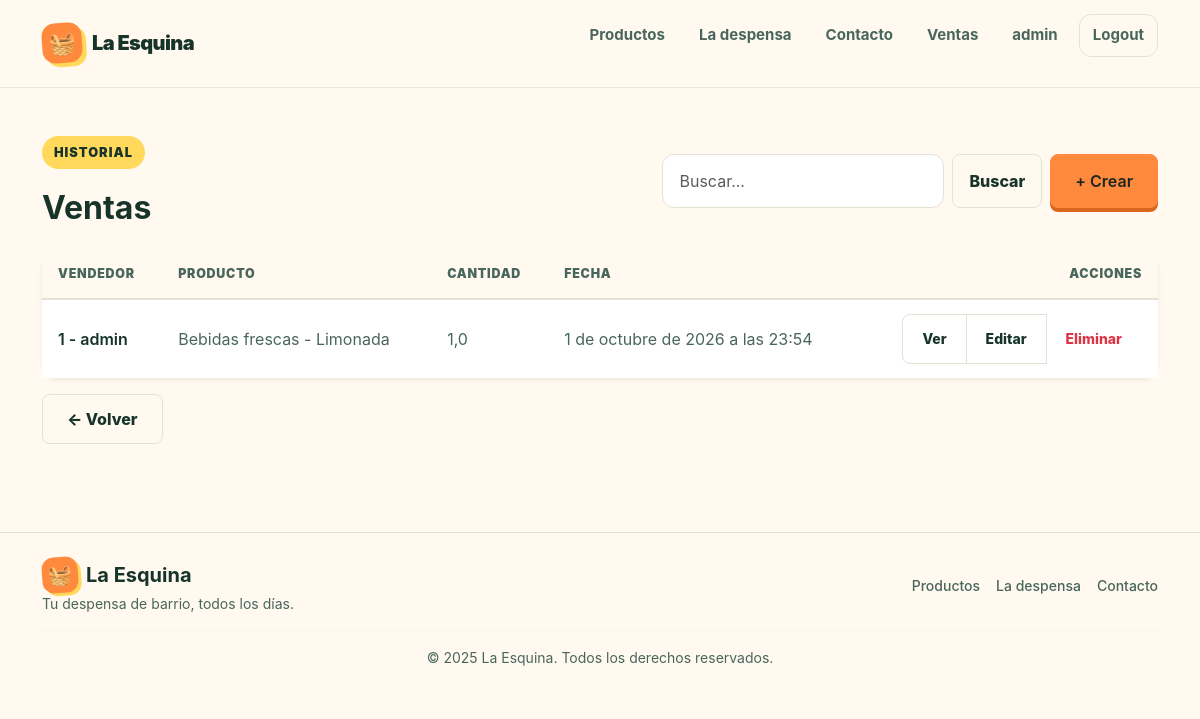
/producto/venta/list (signed in), run on an earlier commit of the app's database.
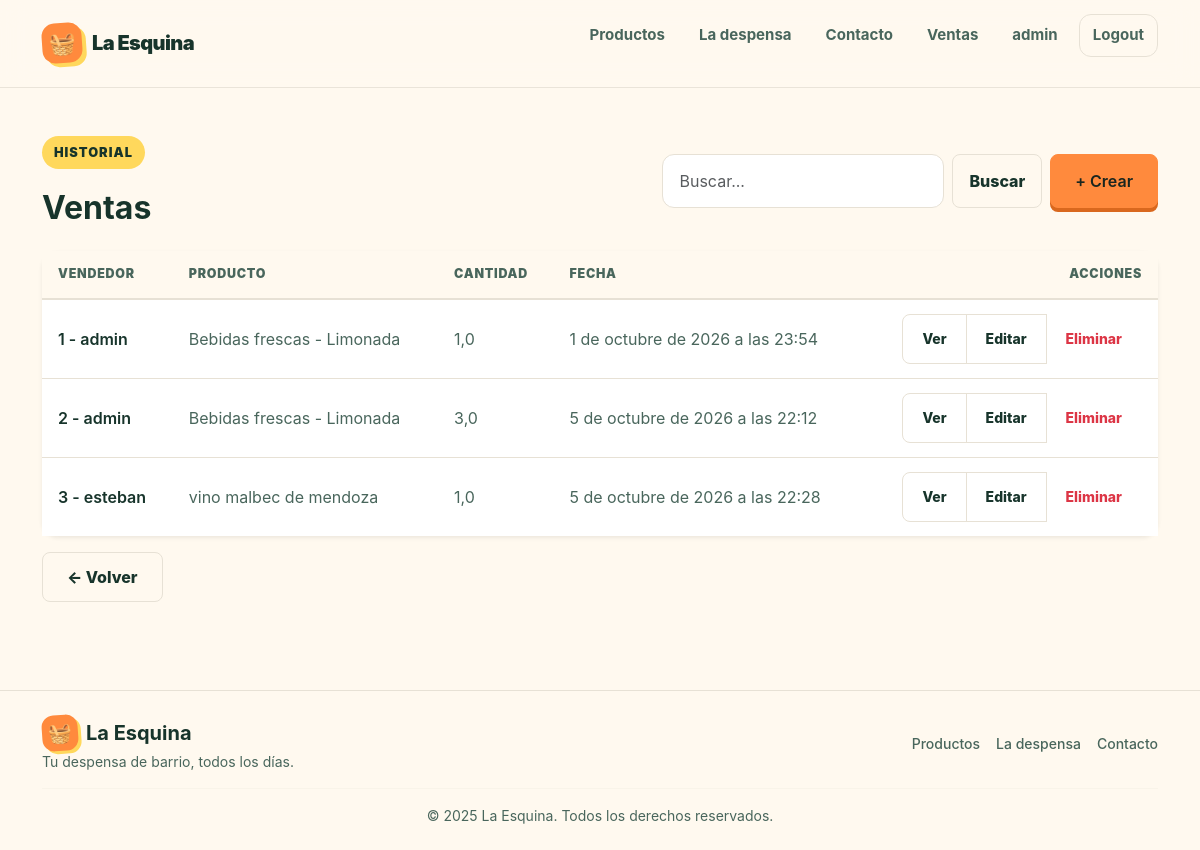
And on a later commit of the database.
### producto/models.py (models this page shows, shortened)
class Venta(models.Model):
    vendedor = models.ForeignKey(
        Vendedor, on_delete=models.CASCADE, verbose_name="Vendedor"
    )
    producto = models.ForeignKey(
        Producto, on_delete=models.CASCADE, verbose_name="Producto"
    )
    cantidad = models.FloatField(verbose_name="Cantidad")
    fecha = models.DateTimeField(auto_now_add=True, verbose_name="Fecha de la Venta")
    class Meta:
        verbose_name = "Venta"
        verbose_name_plural = "Ventas"

class Vendedor(models.Model):
    user = models.OneToOneField(User, on_delete=models.CASCADE, verbose_name="Usuario")
    telefono = models.CharField(max_length=15, blank=True, verbose_name="Teléfono")
    imagen_perfil = models.ImageField(
        upload_to="perfiles_vendedores/",
        blank=True,
        null=True,
        verbose_name="Imagen de Perfil",
    )
    class Meta:
        verbose_name = "Vendedor"
        verbose_name_plural = "Vendedores"

class Producto(models.Model):
    categoria = models.ForeignKey(
        Categoria,
        on_delete=models.SET_NULL,
        null=True,
        blank=True,
        verbose_name="categoría",
        related_name="productos",
    )
    nombre = models.CharField()
    descripcion = models.TextField(
        blank=True, db_default="", verbose_name="descripción"
    )
    precio = models.DecimalField(max_digits=10, decimal_places=2)
    stock = models.PositiveIntegerField(db_default=0)
    class Meta:
        verbose_name = "Producto"
        verbose_name_plural = "Productos"
        ordering = ("nombre",)
        indexes = [  # noqa: RUF012
            models.Index(fields=["nombre"], name="idx_producto_nombre"),
        ]
        constraints = (
            models.UniqueConstraint(
                fields=["categoria", "nombre"], name="unique_categoria_producto"
            ),
            models.CheckConstraint(
                condition=Q(precio__gte=0), name="check_precio_mayor_a_cero"
            ),
        )
    def __str__(self) -> str:
        if self.categoria:
            return f"{self.categoria} - {self.nombre}"
        return self.nombre

class Categoria(models.Model):
    nombre = models.CharField(max_length=100, unique=True)
    descripcion = models.TextField(
        blank=True, db_default="", verbose_name="descripción"
    )
    class Meta:
        verbose_name = "Categoría de Productos"
        verbose_name_plural = "Categorías de Productos"
        ordering = ("nombre",)
    def __str__(self):
        return self.nombre

### producto/views/ventas.py (the view)
# urls.py: path("venta/list", ventas.VentaList.as_view(), name="venta_list"),
class VentaList(LoginRequiredMixin, ListView):
    model = Venta
    def get_queryset(self) -> QuerySet:
        busqueda = self.request.GET.get("busqueda", "").strip()
        if busqueda:
            return Venta.objects.filter(
                Q(producto__nombre__icontains=busqueda) | Q(vendedor__user__username__icontains=busqueda)
            )
        else:
            return Venta.objects.all()

### producto/templates/producto/venta_list.html
{% extends "core/base.html" %}
{% block contenido %}
<div class="container py-5">
    <div class="d-flex flex-wrap align-items-center justify-content-between gap-3 mb-4">
        <div>
            <div class="eyebrow">Historial</div>
            <h1 class="h2 fw-bold mb-0" style="color: var(--ink);">Ventas</h1>
        </div>
        <div class="d-flex flex-wrap gap-2">
            <form method="get" class="d-flex gap-2" role="search">
                <input class="form-control" type="search" name="busqueda" placeholder="Buscar..." aria-label="Buscar" />
                <button class="btn btn-outline-secondary rounded-3 px-3" type="submit" style="border-color: var(--line); color: var(--ink);">Buscar</button>
            </form>
            <a href="{% url 'producto:venta_create' %}" class="btn btn-primary rounded-3 px-4 fw-semibold">+ Crear</a>
        </div>
    </div>
    <div class="card border-0 rounded-4 shadow-sm">
        <div class="card-body p-0">
            <div class="table-responsive">
                <table class="table table-hover align-middle mb-0 data-table">
                    <thead>
                        <tr>
                            <th scope="col">Vendedor</th>
                            <th scope="col">Producto</th>
                            <th scope="col">Cantidad</th>
                            <th scope="col">Fecha</th>
                            <th scope="col" class="text-end">Acciones</th>
                        </tr>
                    </thead>
                    <tbody>
                        {% for venta in object_list %}
                            <tr>
                                <td class="fw-semibold" style="color: var(--ink);">{{ venta.id }} - {{ venta.vendedor.user.username }}</td>
                                <td>{{ venta.producto }}</td>
                                <td>{{ venta.cantidad }}</td>
                                <td>{{ venta.fecha }}</td>
                                <td class="text-end">
                                    <div class="btn-group btn-group-sm">
                                        <a href="{% url 'producto:venta_detail' venta.id %}" class="btn btn-outline-secondary rounded-start-3" style="border-color: var(--line); color: var(--ink);">Ver</a>
                                        <a href="{% url 'producto:venta_update' venta.id %}" class="btn btn-outline-secondary" style="border-color: var(--line); color: var(--ink);">Editar</a>
                                        <a href="{% url 'producto:venta_delete' venta.id %}" class="btn btn-outline-danger rounded-end-3">Eliminar</a>
                                    </div>
                                </td>
                            </tr>
                        {% empty %}
                            <tr>
                                <td colspan="5" class="text-center py-4" style="color: var(--ink-soft);">No hay ventas registradas.</td>
                            </tr>
                        {% endfor %}
                    </tbody>
                </table>
            </div>
        </div>
    </div>
    <div class="mt-3">
        <a href="{% url 'producto:home' %}" class="btn btn-outline-secondary rounded-3 px-4" style="border-color: var(--line); color: var(--ink);">← Volver</a>
    </div>
</div>
{% endblock contenido %}

### core/templates/core/base.html (shortened to what this page needs)
{% load static %}
<!DOCTYPE html>
<html lang="es">
    <head>
        <link href="https://cdn.jsdelivr.net/npm/bootstrap@5.3.8/dist/css/bootstrap.min.css"
              rel="stylesheet"
 />
        <link rel="stylesheet" href="{% static 'core/style.css' %}" />
    </head>
    <body>
        {% include "core/components/navbar.html" %}
        {% block contenido %}
        {% endblock contenido %}
        {% include "core/components/footer.html" %}
    </body>
</html>

### core/templates/core/components/navbar.html (shortened to what this page needs)
<header class="nav-wrap">
    <div class="container">
        <nav aria-label="Navegación principal">
            <a class="brand" href="#inicio" aria-label="La Esquina, inicio">
                <span class="brand-mark">🧺</span>
                <span>La Esquina</span>
            </a>
            <ul class="nav-links">
                <li><a href="#productos">Productos</a></li>
                <li><a href="#por-que">La despensa</a></li>
                <li><a href="#contacto">Contacto</a></li>
                {% if user.is_authenticated %}
                    <li><a href="{% url 'producto:home' %}">Ventas</a></li>
                    <li><a href="#">{{ user.username }}</a></li>
                    <li>
                        <form action="{% url 'core:logout' %}" method="post">
                            <button class="nav-logout" type="submit">Logout</button>
                        </form>
                    </li>
                {% else %}
                    <li><a class="nav-login" href="{% url 'core:login' %}">Acceder</a></li>
                {% endif %}
            </ul>
        </nav>
    </div>
</header>

### core/templates/core/components/footer.html
<footer class="footer bg-light border-top py-4" style="border-color: var(--line) !important; background: var(--cream) !important;">
  <div class="container">
    <div class="row align-items-center">
      <div class="col-md-6 text-center text-md-start mb-3 mb-md-0">
        <div class="d-inline-flex align-items-center gap-2 fw-bold fs-5">
          <span class="brand-mark" style="width: 36px; height: 36px; display: grid; place-items: center; border-radius: 12px; background: var(--orange); transform: rotate(-4deg); box-shadow: 3px 3px 0 var(--yellow); font-size: 1.2rem;">🧺</span>
          <span>La Esquina</span>
        </div>
        <p class="mb-0 text-muted small" style="color: var(--ink-soft) !important;">Tu despensa de barrio, todos los días.</p>
      </div>
      <div class="col-md-6 text-center text-md-end">
        <div class="d-flex justify-content-center justify-content-md-end gap-3 flex-wrap">
          <a href="#productos" class="text-decoration-none fw-medium small" style="color: var(--ink-soft);">Productos</a>
          <a href="#por-que" class="text-decoration-none fw-medium small" style="color: var(--ink-soft);">La despensa</a>
          <a href="mailto:hola@laesquina.local" class="text-decoration-none fw-medium small" style="color: var(--ink-soft);">Contacto</a>
        </div>
      </div>
    </div>
    <hr class="my-3" style="border-color: var(--line);">
    <p class="text-center mb-0 text-muted small" style="color: var(--ink-soft) !important;">&copy; 2025 La Esquina. Todos los derechos reservados.</p>
  </div>
</footer>

### core/static/core/style.css (style rules this page uses)
:root { --ink: #17342b; --ink-soft: #49665c; --cream: #fff9ef; --paper: #ffffff; --mint: #dff4e8; --mint-strong: #1d7a58; --orange: #ff8a3d; --orange-dark: #d9681e; --yellow: #ffd85c; --pink: #ffd7df; --line: #e7e1d5; --shadow: 0 18px 45px rgba(23, 52, 43, 0.1); --radius-lg: 30px; --radius-md: 20px; --radius-sm: 14px; --max: 1180px; }
* { box-sizing: border-box; margin: 0; padding: 0; }
html { scroll-behavior: smooth; }
body { font-family: Inter, ui-sans-serif, system-ui, -apple-system, BlinkMacSystemFont, "Segoe UI", sans-serif; color: var(--ink); background: var(--cream); line-height: 1.5; }
a { color: inherit; text-decoration: none; }
button, a { -webkit-tap-highlight-color: transparent; }
.container { width: min(calc(100% - 40px), var(--max)); margin-inline: auto; }
.nav-wrap { position: sticky; top: 0; z-index: 20; padding: 14px 0; background: rgba(255, 249, 239, 0.88); backdrop-filter: blur(14px); border-bottom: 1px solid rgba(231, 225, 213, 0.85); }
nav { display: flex; align-items: center; justify-content: space-between; gap: 20px; }
.brand { display: inline-flex; align-items: center; gap: 10px; font-weight: 900; font-size: 1.25rem; letter-spacing: -0.03em; }
.brand-mark { width: 40px; height: 40px; display: grid; place-items: center; border-radius: 13px; background: var(--orange); transform: rotate(-4deg); box-shadow: 4px 4px 0 var(--yellow); font-size: 1.35rem; }
.nav-links { display: flex; align-items: center; gap: 8px; list-style: none; }
.nav-links a { display: inline-flex; align-items: center; justify-content: center; padding: 10px 13px; border-radius: 12px; color: var(--ink-soft); font-weight: 700; font-size: 0.94rem; transition: 0.2s ease; }
.nav-links form { display: inline-flex; }
.nav-logout { display: inline-flex; align-items: center; justify-content: center; padding: 9px 13px; border: 1px solid var(--line); border-radius: 12px; background: transparent; color: var(--ink-soft); font-family: inherit; font-weight: 700; font-size: 0.94rem; cursor: pointer; transition: 0.2s ease; }
.eyebrow { display: inline-flex; align-items: center; gap: 8px; padding: 7px 12px; border-radius: 999px; background: var(--yellow); font-size: 0.8rem; font-weight: 900; text-transform: uppercase; letter-spacing: 0.08em; margin-bottom: 20px; }
.btn { display: inline-flex; align-items: center; justify-content: center; min-height: 50px; padding: 12px 19px; border-radius: 15px; font-weight: 800; border: 1px solid transparent; transition: transform 0.2s ease, box-shadow 0.2s ease, background 0.2s ease; }
.btn-primary { background: var(--orange); color: #1a261f; box-shadow: 0 8px 0 #d66d29; }
footer { padding: 42px 0 30px; margin-top: 40px; border-top: 1px solid var(--line); }
.form-control, .form-select { border: 1px solid var(--line); border-radius: 12px; padding: 14px 16px; font-size: 1rem; color: var(--ink); background: var(--paper); transition: border-color 0.2s ease, box-shadow 0.2s ease; }
.btn-primary { background: var(--orange) !important; border-color: var(--orange) !important; color: #1a261f !important; box-shadow: 0 4px 0 var(--orange-dark); }
.btn-outline-secondary { border-color: var(--line) !important; color: var(--ink) !important; }
.card { border: 1px solid var(--line); box-shadow: var(--shadow); }
.footer { background: var(--cream); border-top: 1px solid var(--line); }
.data-table thead th { background: var(--cream); color: var(--ink-soft); font-size: 0.78rem; font-weight: 900; text-transform: uppercase; letter-spacing: 0.06em; border-bottom: 2px solid var(--line); padding: 14px 16px; white-space: nowrap; }
.data-table tbody td { padding: 14px 16px; color: var(--ink-soft); border-color: var(--line); }
.data-table tbody tr:last-child td { border-bottom: 0; }

What changed in the data, as far as the page shows it:
added Venta: id "2", vendedor.user.username "admin", producto "Bebidas frescas - Limonada", cantidad "3,0", fecha "5 de octubre de 2026 a las 22:12"
added Venta: id "3", vendedor.user.username "esteban", producto "vino malbec de mendoza", cantidad "1,0", fecha "5 de octubre de 2026 a las 22:28"
